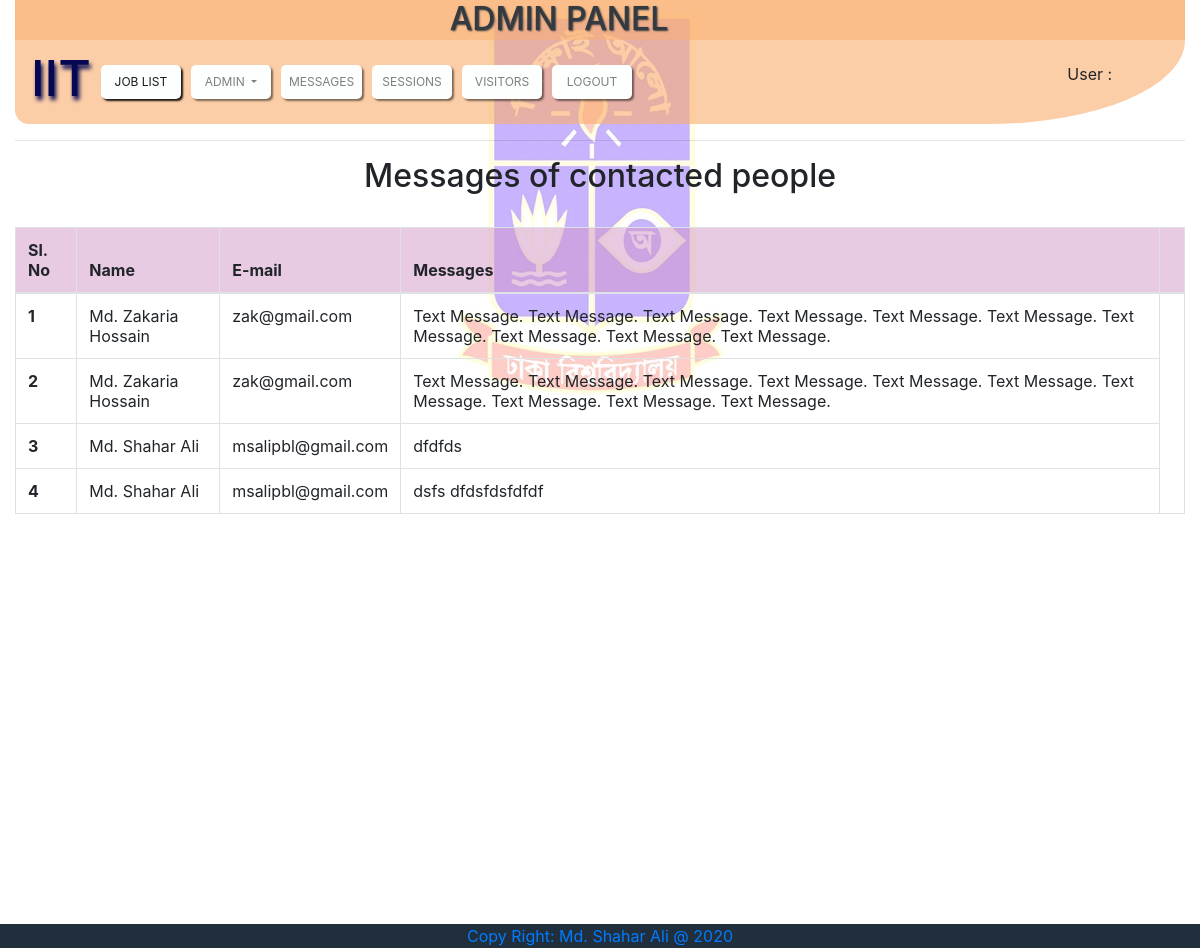
/admin/messages.php (signed in), run on the app's committed database.
### tables this page shows
CREATE TABLE `tbl_contact` (
  `cont_id` int(11) NOT NULL,
  `cont_name` varchar(100) NOT NULL,
  `cont_email` varchar(255) NOT NULL,
  `message` text NOT NULL
);

### lib/Database.php (called while the page is built, shortened)
<?php
Class Database{
	public $host   = "localhost";
	public $user   = "root";
	public $pass   = "";
	public $dbname = "iit_du";
	public $link;
	private function connectDB(){
	$this->link = new mysqli($this->host, $this->user, $this->pass, $this->dbname);
 }
	public function select($query){
		$result = $this->link->query($query) or die($this->link->error.__LINE__);
		if($result->num_rows > 0){
			return $result;
		} else {
			return false;
		}
	}
}

### admin/messages.php (the view, shortened to what this page needs)
<?php include 'admin_lib/header.php'; ?>
<hr style="color: black">
<h2>Messages of contacted people</h2>
<table class="table table-bordered">
  <thead>
    <tr>
      <th scope="col">Sl. No</th>
      <th scope="col">Name</th>
      <th scope="col">E-mail</th>
      <th scope="col">Messages</th>
      <th></th>
    </tr>
  </thead>
  <tbody>
<?php
$query = "SELECT * FROM tbl_contact ";
$data = $db->select($query);
if($data){
	$i=0;
	while ($rows = $data->fetch_assoc()) {
		$i++;
		echo '<tr">
      <th scope="row">'.$i.'</th>
      <td>'.$rows['cont_name'].'</td>
      <td>'.$rows['cont_email'].'</td>
      <td>'.$rows['message'].'</td>
      ';
	}
}
?>
  </tbody>
</table>
<?php include 'admin_lib/footer.php'; ?>

### assets/css/mystyle.css (style rules this page uses)
.table-bordered thead { background: rgb(210, 150, 200, 0.5); vertical-align: middle; }

### admin/admin_lib/header.php (style rules this page uses)
body { background-image: url('../img/du_logo.jpg'); background-repeat: no-repeat; background-position: top; animation: mymove 50s infinite; }

### data on the page
tbl_contact: cont_name "Md. Zakaria Hossain", cont_email "zak@gmail.com", message "Text Message. Text Message. Text Message. Text Message. Text Message. Text Message. Text Message. Text Message. Text Message. Text Message."
tbl_contact: cont_name "Md. Zakaria Hossain", cont_email "zak@gmail.com", message "Text Message. Text Message. Text Message. Text Message. Text Message. Text Message. Text Message. Text Message. Text Message. Text Message."
tbl_contact: cont_name "Md. Shahar Ali", cont_email "msalipbl@gmail.com", message "dfdfds"
tbl_contact: cont_name "Md. Shahar Ali", cont_email "msalipbl@gmail.com", message "dsfs dfdsfdsfdfdf"
